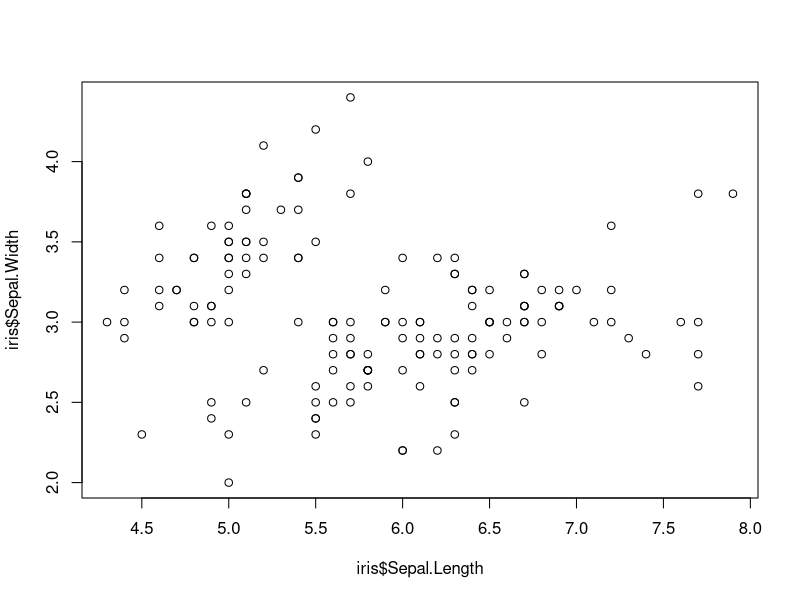
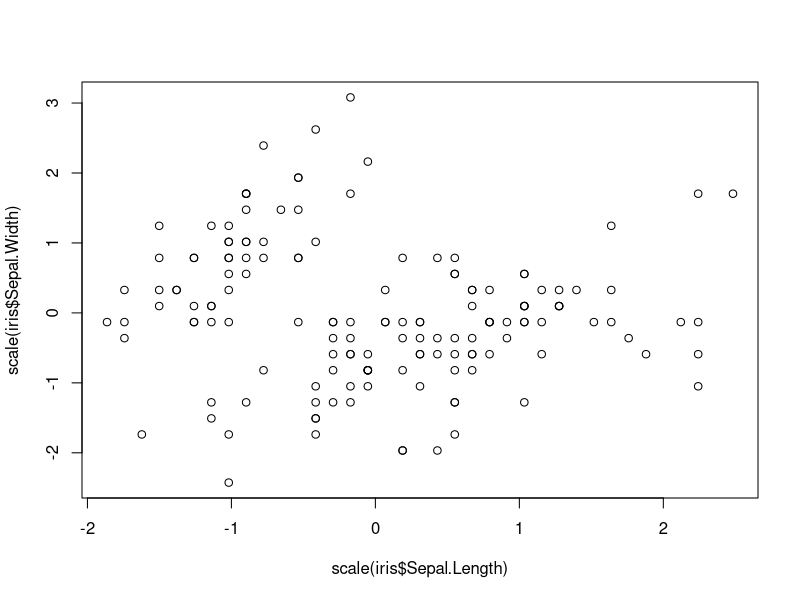
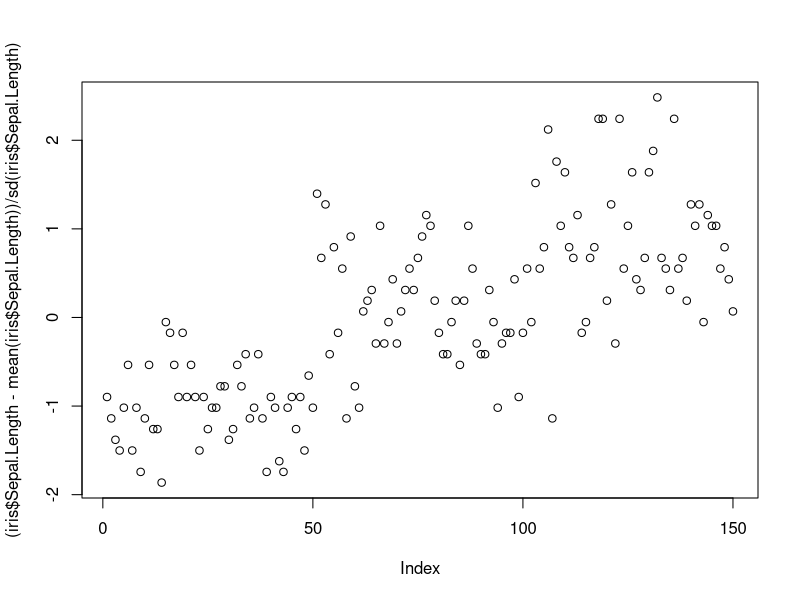
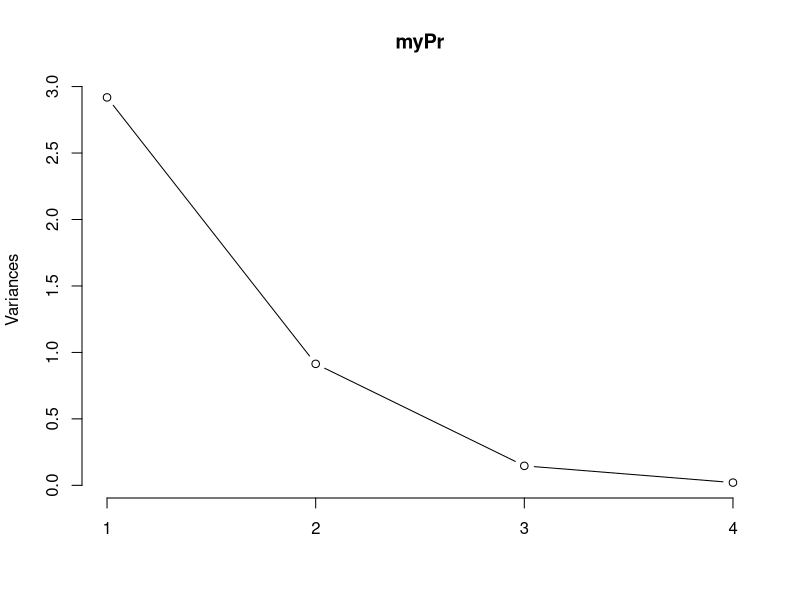
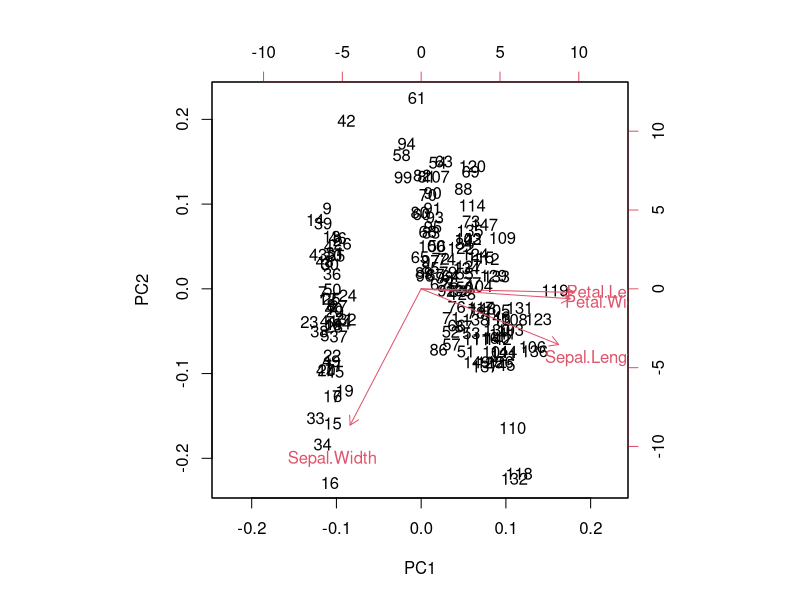
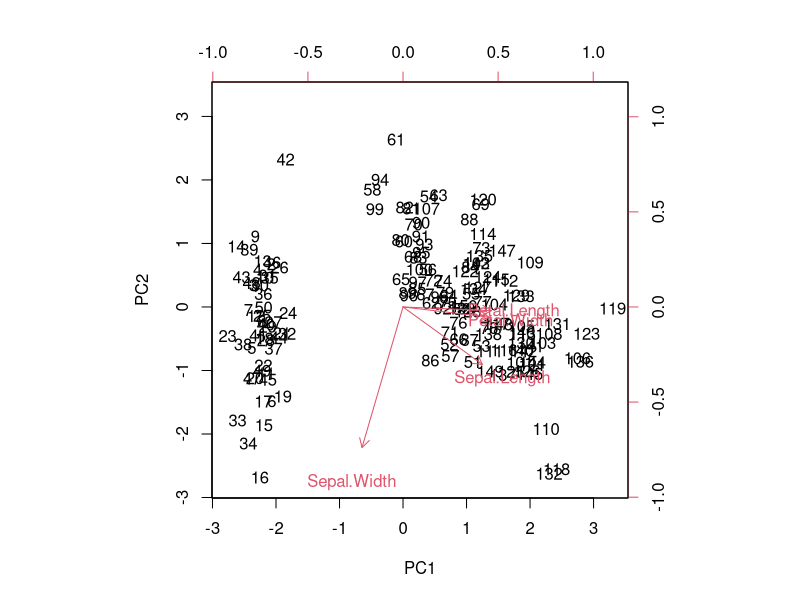
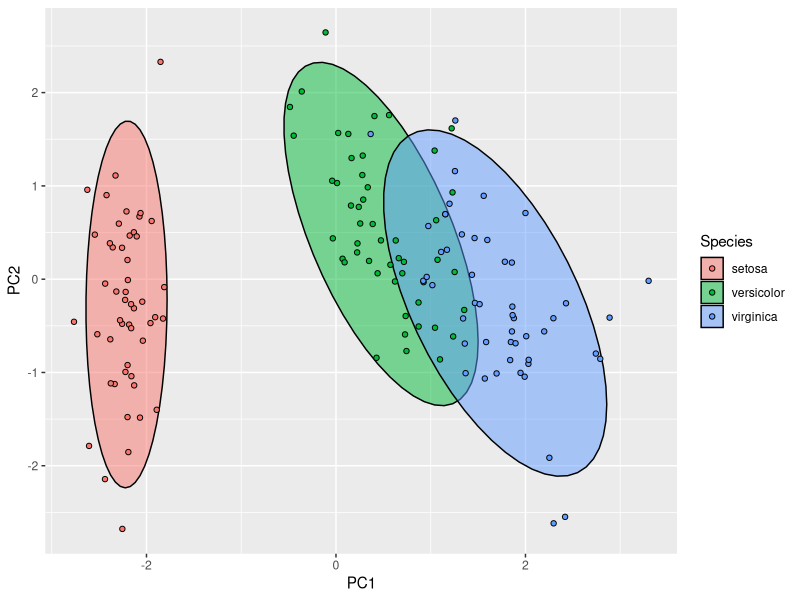

These figures' R source, in order:
#Iris dataset
data(iris)
head(iris)
?prcomp

myPr <- prcomp(iris[, -5])
myPr <- prcomp(iris[, -5], scale = TRUE)
plot(iris$Sepal.Length, iris$Sepal.Width)
plot(scale(iris$Sepal.Length), scale(iris$Sepal.Width))
plot((iris$Sepal.Length - mean(iris$Sepal.Length)) / sd(iris$Sepal.Length))
myPr
summary(myPr)
plot(myPr, type = "l")
biplot(myPr)
biplot(myPr, scale = 0)
str(myPr)
myPr$x
iris2 <- cbind(iris, myPr$x)
library(ggplot2)

ggplot(iris2, aes(PC1, PC2, col = Species, fill = Species)) +
  stat_ellipse(geom = "polygon", col = "black", alpha = 0.5) +
  geom_point(shape = 21, col = "black")

cor(iris[, -5], iris2[, 6:9])